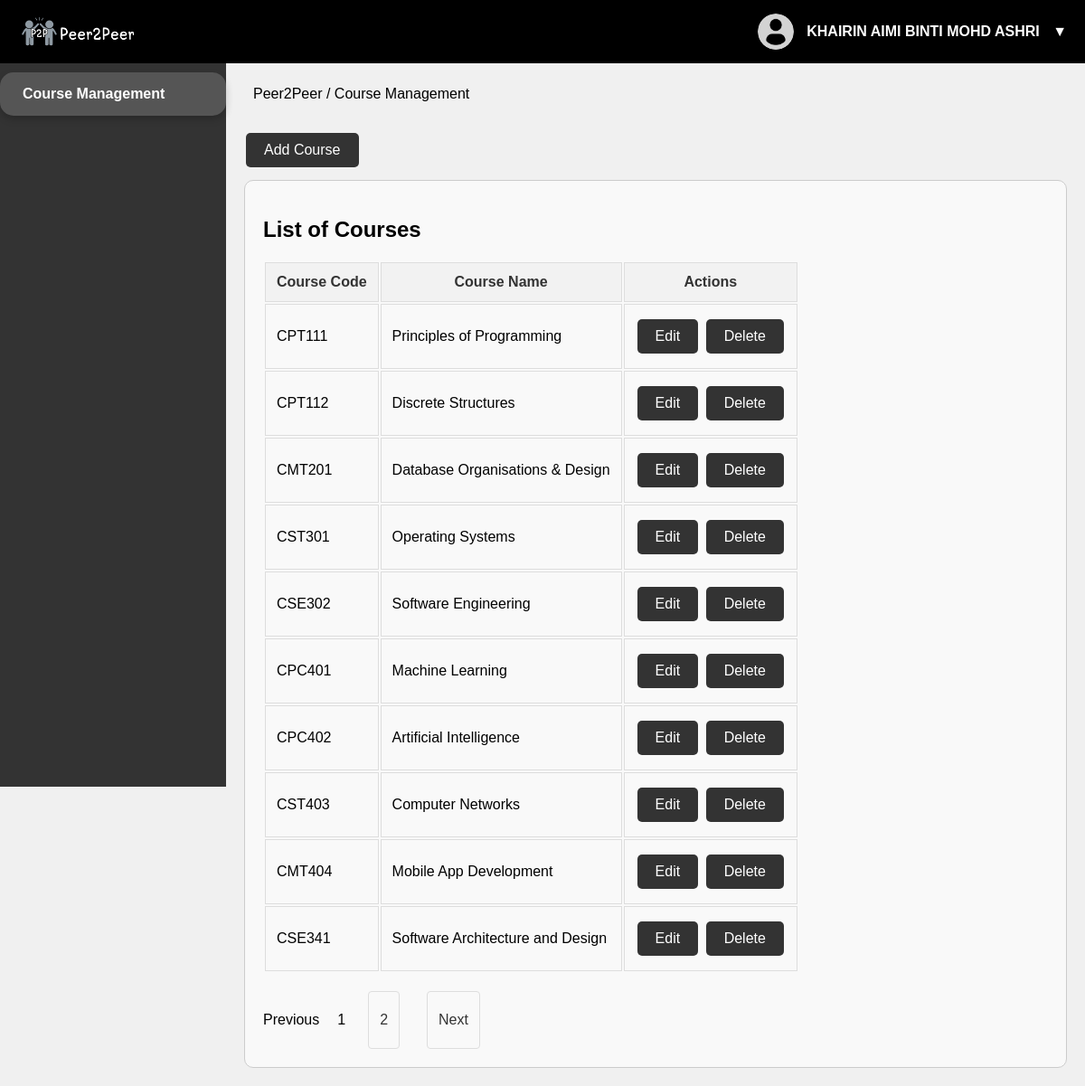
The app's page /course-management (signed in) with its own data.
### models.py (models this page shows)
class User(db.Model):
    __tablename__ = 'User'
    id = db.Column(db.Integer, primary_key=True)
    name = db.Column(db.String(100), nullable=False)
    email = db.Column(db.String(100), unique=True, nullable=False)
    username = db.Column(db.String(50), unique=True, nullable=False)
    password = db.Column(db.String(255), nullable=False)  # Store hashed passwords
    role = db.Column(SQLAlchemyEnum('student', 'lecturer', 'admin', name='user_roles'), nullable=False)
    enrollments = db.relationship('UserCourseEnrollment', back_populates='user')
    group_evaluations = db.relationship('GroupEvaluations', back_populates='evaluatee', lazy=True)  # Add this line

class Course(db.Model):
    __tablename__ = 'Course'
    id = db.Column(db.Integer, primary_key=True)
    name = db.Column(db.String(100), nullable=False)
    code = db.Column(db.String(20), unique=True, nullable=False)
    enrollments = db.relationship('UserCourseEnrollment', back_populates='course')
    assignments = db.relationship('Assignments', back_populates='course')
    self_evaluations = db.relationship('SelfEvaluations', back_populates='course')
    comments = db.relationship('Comments', back_populates='course')

### app.py (the view)
@app.route('/course-management', methods=['GET'])
def course_management():
    if 'user_id' not in session:
        print("User not in session, redirecting to login")  # Debugging
        return redirect(url_for('login'))
    user_id = session['user_id']
    user = User.query.get(user_id)
    page = request.args.get('page', 1, type=int)
    per_page = 10
    courses = Course.query.paginate(page=page, per_page=per_page)
    return render_template('course_management.html',
                            user=user,
                            courses=courses,
                            active_page='course_management'
    )

### templates/course_management.html (shortened to what this page needs)
<!DOCTYPE html>
<html lang="en">
<head>
    <link rel="stylesheet" href="https://cdnjs.cloudflare.com/ajax/libs/font-awesome/6.0.0/css/all.min.css">
    <link rel="stylesheet" href="{{ url_for('static', filename='style.css') }}">
    <link rel="stylesheet" href="https://cdn.jsdelivr.net/npm/sweetalert2@11/dist/sweetalert2.min.css">
</head>
<body>
    <header>
        <div class="topnav">
            <div class="logo">
                <img src="{{ url_for('static', filename='P2P.png') }}" alt="Logo">
            </div>
            <div class="user-profile">
                <img src="{{ url_for('static', filename='user.png') }}" alt="Profile picture">
                <span>{{ user.name }}</span>
                <button class="profile-toggle">▼</button>
            </div>
        </div>
    </header>
    <div class="main">
        <div class="sidenav">
            <a href="{{ url_for('course_management') }}" class="{% if active_page == 'course_management' %}active{% endif %}">Course Management</a>
        </div>
        <div class="webloc-section">
            <p>Peer2Peer / Course Management</p>
        </div>
        <button class="web-button" id="show-form-button">Add Course</button>
        <div class="block-2">
            <h2>List of Courses</h2>
            <div>
                {% if courses %}
                    <table class="table table-striped course-table w-100">
                        <thead>
                            <tr>
                                <th>Course Code</th>
                                <th>Course Name</th>
                                <th>Actions</th>
                            </tr>
                        </thead>
                        <tbody>
                            {% for course in courses %}
                                <tr>
                                    <td>{{ course.code }}</td>
                                    <td>{{ course.name }}</td>
                                    <td>
                                        <form method="GET" action="{{ url_for('edit_course', course_id=course.id) }}" style="display:inline;">
                                            <button type="submit" class="web-button">Edit</button>
                                        </form>
                                        <form method="POST" action="{{ url_for('delete_course', course_id=course.id) }}" style="display:inline;">
                                            <button type="submit" class="web-button" onclick="return confirm('Are you sure you want to delete this course?');">Delete</button>
                                        </form>
                                    </td>
                                </tr>
                            {% endfor %}
                        </tbody>
                    </table>
                    <nav aria-label="Course pagination">
                        <ul class="pagination justify-content-center">
                            {% if courses.has_prev %}
                                <li class="page-item">
                                    <a class="page-link" href="{{ url_for('course_management', page=courses.prev_num) }}">Previous</a>
                                </li>
                            {% else %}
                                <li class="page-item disabled"><span class="page-link">Previous</span></li>
                            {% endif %}
                            {% for page_num in courses.iter_pages(left_edge=1, right_edge=1, left_current=2, right_current=2) %}
                                {% if page_num %}
                                    {% if page_num == courses.page %}
                                        <li class="page-item active"><span class="page-link">{{ page_num }}</span></li>
                                    {% else %}
                                        <li class="page-item"><a class="page-link" href="{{ url_for('course_management', page=page_num) }}">{{ page_num }}</a></li>
                                    {% endif %}
                                {% else %}
                                    <li class="page-item disabled"><span class="page-link">…</span></li>
                                {% endif %}
                            {% endfor %}
                            {% if courses.has_next %}
                                <li class="page-item">
                                    <a class="page-link" href="{{ url_for('course_management', page=courses.next_num) }}">Next</a>
                                </li>
                            {% else %}
                                <li class="page-item disabled"><span class="page-link">Next</span></li>
                            {% endif %}
                        </ul>
                    </nav>
                {% else %}
                    <p class="text-muted">No courses available.</p>
                {% endif %}
            </div>
        </div>
    </div>
</body>
</html>

### static/style.css (style rules this page uses)
body, html { margin: 0; padding: 0; height: 100%; font-family: Arial, sans-serif; background-color: #f0f0f0; }
header { background-color: #000; position: fixed; width: 100%; z-index: 1000; }
.topnav { display: flex; justify-content: space-between; align-items: center; padding: 10px 20px; height: 50px; }
.logo img { height: 40px; vertical-align: middle; }
nav { display: flex; align-items: center; }
nav ul { list-style: none; display: flex; gap: 20px; margin: 0; padding: 0; }
nav ul li { display: flex; align-items: center; }
nav ul li a { color: #fff; text-decoration: none; font-size: 16px; line-height: 50px; padding: 0 10px; }
p { font-size: 20px; margin: 10px 0 20px; }
a { display: inline-block; margin-top: 10px; color: #007bff; text-decoration: none; }
.sidenav { width: 250px; height: 100vh; position: fixed; left: 0; top: 0; background-color: #333; padding-top: 70px; transition: 0.3s; }
.sidenav a { display: block; color: white; padding: 15px 25px; text-decoration: none; font-size: 16px; transition: 0.3s; }
.sidenav a.active { background-color: #555; color: white; font-weight: bold; border-radius: 15px; box-shadow: 0 4px 8px rgba(0, 0, 0, 0.2); font-size: 1em; }
.webloc-section { margin-top: 55px; padding: 10px; font-size: 12px; margin-bottom: 0px; }
.webloc-section p { font-size: 16px; }
.main { margin-left: 250px; padding: 20px; }
.block-2 { position: relative; background-color: #f9f9f9; margin-top: 10px; padding: 20px; border: 1px solid #ccc; padding-right: 30px; border-radius: 10px; }
.user-profile { position: relative; }
.user-profile img { width: 40px; height: 40px; border-radius: 50%; margin-right: 10px; vertical-align: middle; }
.user-profile span { font-size: 16px; font-weight: bold; color: #fff; line-height: 40px; }
.profile-toggle { background: none; border: none; color: #fff; font-size: 16px; cursor: pointer; padding: 0; margin-left: 10px; }
.assignment-form button[type="submit"], .web-button { background-color: #333; border: none; color: white; padding: 10px 20px; text-align: center; text-decoration: none; display: inline-block; font-size: 16px; margin: 4px 2px; cursor: pointer; border-radius: 5px; transition: background-color 0.3s; }
th, td { padding: 12px; border: 1px solid #dddddd; }
th { background-color: #f2f2f2; color: #333; }
tr:nth-child(even) { background-color: #f9f9f9; }
.pagination { margin-top: 20px; text-align: center; }
.pagination a, .pagination strong { margin: 0 5px; text-decoration: none; padding: 6px 12px; border: 1px solid #ddd; border-radius: 4px; color: #333; }

### records on screen
User: name "KHAIRIN AIMI BINTI MOHD ASHRI"
Course: code "CPT111", name "Principles of Programming"
Course: code "CPT112", name "Discrete Structures"
Course: code "CMT201", name "Database Organisations & Design"
Course: code "CST301", name "Operating Systems"
Course: code "CSE302", name "Software Engineering"
Course: code "CPC401", name "Machine Learning"
Course: code "CPC402", name "Artificial Intelligence"
Course: code "CST403", name "Computer Networks"
Course: code "CMT404", name "Mobile App Development"
Course: code "CSE341", name "Software Architecture and Design"

### other values on screen
{{ page_num }} "1"
{{ page_num }} "2"
